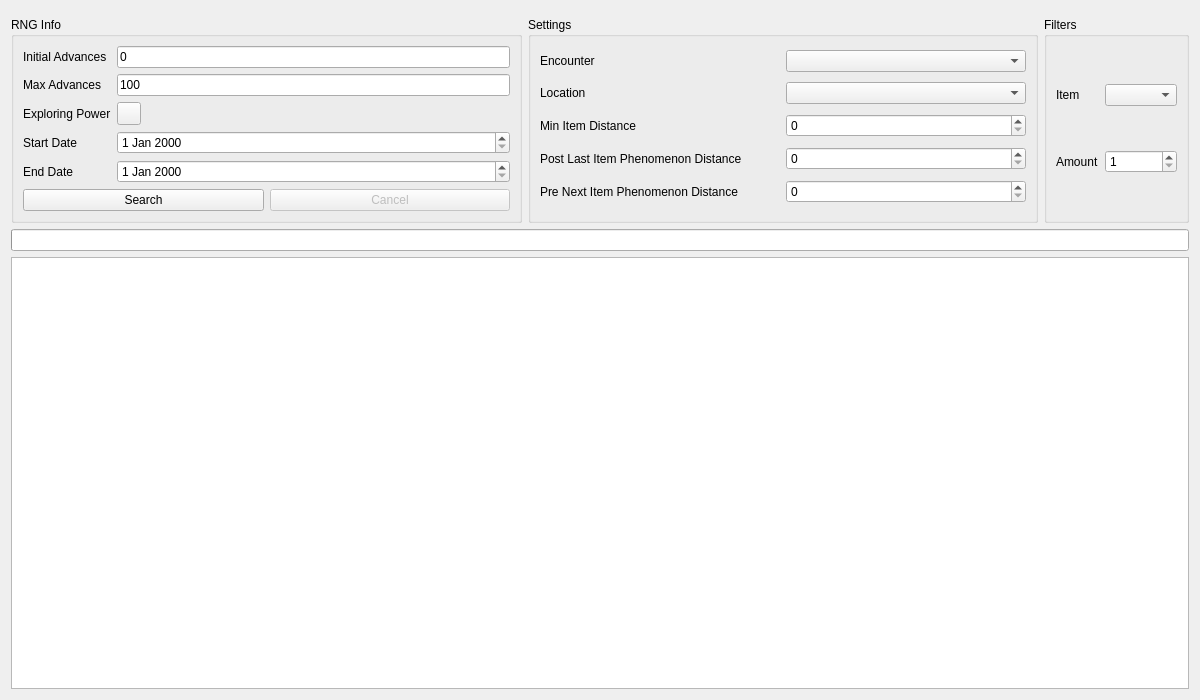
<?xml version="1.0" encoding="UTF-8"?>
<ui version="4.0">
 <class>PhenomenonItem</class>
 <widget class="QWidget" name="PhenomenonItem">
  <property name="geometry">
   <rect><x>0</x><y>0</y><width>1200</width><height>700</height></rect>
  </property>
  <property name="windowTitle"><string>Phenomenon Items</string></property>
  <layout class="QVBoxLayout" name="verticalLayout">
   <item><widget class="ProfileDisplay5" name="profileDisplay" native="true"/></item>
   <item>
    <layout class="QGridLayout" name="gridLayout">
     <item row="0" column="0">
      <widget class="QGroupBox" name="groupBoxSearcherRNGInfo">
       <property name="sizePolicy">
        <sizepolicy hsizetype="Preferred" vsizetype="Preferred"><horstretch>1</horstretch><verstretch>0</verstretch></sizepolicy>
       </property>
       <property name="title"><string>RNG Info</string></property>
       <layout class="QGridLayout" name="gridLayoutRNG">
        <item row="0" column="0"><widget class="QLabel" name="labelSearcherInitialAdvances"><property name="text"><string>Initial Advances</string></property></widget></item>
        <item row="0" column="1"><widget class="TextBox" name="textBoxSearcherInitialAdvances"><property name="text"><string notr="true">0</string></property></widget></item>
        <item row="1" column="0"><widget class="QLabel" name="labelSearcherMaxAdvances"><property name="text"><string>Max Advances</string></property></widget></item>
        <item row="1" column="1"><widget class="TextBox" name="textBoxSearcherMaxAdvances"><property name="text"><string notr="true">100</string></property></widget></item>
        <item row="2" column="0"><widget class="QLabel" name="labelSearcherExploringPower"><property name="text"><string>Exploring Power</string></property></widget></item>
        <item row="2" column="1"><widget class="ComboMenu" name="comboBoxSearcherExploringPower"/></item>
        <item row="3" column="0"><widget class="QLabel" name="labelSearcherStartDate"><property name="text"><string>Start Date</string></property></widget></item>
        <item row="3" column="1"><widget class="DateEdit" name="dateEditSearcherStartDate"/></item>
        <item row="4" column="0"><widget class="QLabel" name="labelSearcherEndDate"><property name="text"><string>End Date</string></property></widget></item>
        <item row="4" column="1"><widget class="DateEdit" name="dateEditSearcherEndDate"/></item>
        <item row="5" column="0" colspan="2">
         <layout class="QHBoxLayout" name="horizontalLayout">
          <item><widget class="QPushButton" name="pushButtonSearch"><property name="text"><string>Search</string></property></widget></item>
          <item><widget class="QPushButton" name="pushButtonCancel"><property name="enabled"><bool>false</bool></property><property name="text"><string>Cancel</string></property></widget></item>
         </layout>
        </item>
       </layout>
      </widget>
     </item>
     <item row="0" column="1">
     <widget class="QGroupBox" name="groupBoxSearcherSettings">
       <property name="sizePolicy">
        <sizepolicy hsizetype="Preferred" vsizetype="Preferred"><horstretch>1</horstretch><verstretch>0</verstretch></sizepolicy>
       </property>
       <property name="title"><string>Settings</string></property>
       <layout class="QGridLayout" name="gridLayoutSettings">
        <item row="0" column="0"><widget class="QLabel" name="labelSearcherEncounter"><property name="text"><string>Encounter</string></property></widget></item>
        <item row="0" column="1"><widget class="ComboBox" name="comboBoxSearcherEncounter"/></item>
        <item row="1" column="0"><widget class="QLabel" name="labelSearcherLocation"><property name="text"><string>Location</string></property></widget></item>
        <item row="1" column="1"><widget class="ComboBoxProxy" name="comboBoxSearcherLocation"/></item>
        <item row="2" column="0"><widget class="QLabel" name="labelSearcherMinItemDistance"><property name="text"><string>Min Item Distance</string></property></widget></item>
        <item row="2" column="1"><widget class="QSpinBox" name="spinBoxSearcherMinItemDistance"><property name="maximum"><number>999999999</number></property></widget></item>
        <item row="3" column="0"><widget class="QLabel" name="labelSearcherPostItemPhenomenonDistance"><property name="text"><string>Post Last Item Phenomenon Distance</string></property></widget></item>
        <item row="3" column="1"><widget class="QSpinBox" name="spinBoxSearcherPostItemPhenomenonDistance"><property name="maximum"><number>999999999</number></property></widget></item>
        <item row="4" column="0"><widget class="QLabel" name="labelSearcherPreItemPhenomenonDistance"><property name="text"><string>Pre Next Item Phenomenon Distance</string></property></widget></item>
        <item row="4" column="1"><widget class="QSpinBox" name="spinBoxSearcherPreItemPhenomenonDistance"><property name="maximum"><number>999999999</number></property></widget></item>
       </layout>
      </widget>
     </item>
     <item row="0" column="2">
      <widget class="QGroupBox" name="groupBoxSearcherFilter">
       <property name="title"><string>Filters</string></property>
       <layout class="QGridLayout" name="gridLayoutFilter">
        <item row="0" column="0"><widget class="QLabel" name="labelSearcherItem"><property name="text"><string>Item</string></property></widget></item>
        <item row="0" column="1"><widget class="ComboBox" name="comboBoxSearcherItem"/></item>
        <item row="1" column="0"><widget class="QLabel" name="labelSearcherAmount"><property name="text"><string>Amount</string></property></widget></item>
        <item row="1" column="1"><widget class="QSpinBox" name="spinBoxSearcherAmount"><property name="minimum"><number>1</number></property><property name="maximum"><number>99</number></property><property name="value"><number>1</number></property></widget></item>
       </layout>
      </widget>
     </item>
     <item row="1" column="0" colspan="3"><widget class="QProgressBar" name="progressBar"/></item>
     <item row="2" column="0" colspan="3"><widget class="TableView" name="tableViewSearcher"><property name="sortingEnabled"><bool>true</bool></property></widget></item>
    </layout>
   </item>
  </layout>
 </widget>
 <customwidgets>
  <customwidget><class>TextBox</class><extends>QLineEdit</extends><header>Form/Controls/TextBox.hpp</header></customwidget>
  <customwidget><class>TableView</class><extends>QTableView</extends><header>Form/Controls/TableView.hpp</header></customwidget>
  <customwidget><class>DateEdit</class><extends>QDateEdit</extends><header>Form/Controls/DateEdit.hpp</header></customwidget>
  <customwidget><class>ComboBox</class><extends>QComboBox</extends><header>Form/Controls/ComboBox.hpp</header></customwidget>
  <customwidget><class>ComboBoxProxy</class><extends>QComboBox</extends><header>Form/Controls/ComboBoxProxy.hpp</header></customwidget>
  <customwidget><class>ComboMenu</class><extends>QToolButton</extends><header>Form/Controls/ComboMenu.hpp</header></customwidget>
  <customwidget><class>ProfileDisplay5</class><extends>QWidget</extends><header>Form/Gen5/Profile/ProfileDisplay5.hpp</header><container>1</container></customwidget>
 </customwidgets>
 <tabstops>
  <tabstop>textBoxSearcherInitialAdvances</tabstop><tabstop>textBoxSearcherMaxAdvances</tabstop>
  <tabstop>comboBoxSearcherExploringPower</tabstop><tabstop>dateEditSearcherStartDate</tabstop><tabstop>dateEditSearcherEndDate</tabstop>
  <tabstop>pushButtonSearch</tabstop><tabstop>pushButtonCancel</tabstop>
  <tabstop>comboBoxSearcherEncounter</tabstop><tabstop>comboBoxSearcherLocation</tabstop>
  <tabstop>spinBoxSearcherMinItemDistance</tabstop><tabstop>spinBoxSearcherPostItemPhenomenonDistance</tabstop>
  <tabstop>spinBoxSearcherPreItemPhenomenonDistance</tabstop>
  <tabstop>comboBoxSearcherItem</tabstop>
  <tabstop>spinBoxSearcherAmount</tabstop><tabstop>tableViewSearcher</tabstop>
 </tabstops>
 <resources/>
 <connections/>
</ui>
